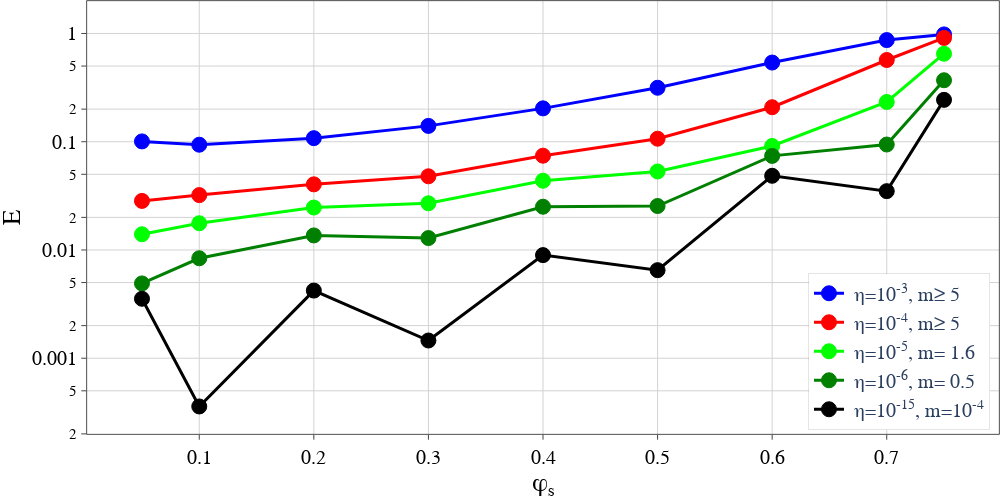

Notebook code cell kept with this figure:
### Code cell
lev = 9
list_x, list_y, list_names, list_colors, list_lines = [], [], [], [], []
xaxis='\u03c6<sub>s</sub>'
yaxis="E"
for i,et in enumerate(etas):
        list_x.append(phi)
        list_y.append(df[lev][et].values)
        
        m = min(np.round(np.sqrt(et)*2**lev,1), 5)
        if m == 5:
            nm = '≥ ' + str(m)
        else:
            nm = '= ' + str(m)
            
        if m  < 0.01:
            nm = '=10<sup>' + str(np.int(np.log10(np.sqrt(et)*2**lev))) + '</sup>'

        pw=np.log10(et)
        list_names.append(u" \u03B7=10<sup>" + str(int(pw))+'</sup>, m' + nm)
        list_lines.append('solid')
        

fn = 'fixed_level={}_E_vs_eta.pdf'.format(lev)
plot_graph(list_x, list_y, names=list_names, xtitle=xaxis, ytitle=yaxis, image_name=fn, \
               mode=['lines+markers']*10,\
               yrange=[-3.7,0.3],\
               dash=list_lines,\
               ylog=True,\
               width=1000, height=500, path=MYPATH + prefix ,  legend_orientation='v', showlegend=True,\
               yanchor='bottom', y0_anchor=0.01, xanchor='right', x0_anchor=0.99, legborderlinesize=0.1)

### Figure 1 — Plotly figure (JSON) as saved in the notebook; plotly's stock layout.template omitted (floating-point values rounded to 4 significant figures)
{"data": [{"line": {"color": "blue", "dash": "solid", "width": 3}, "marker": {"line": {"color": "blue", "width": 1}, "size": 15, "symbol": "circle"}, "mode": "lines+markers", "name": " η=10<sup>-3</sup>, m≥ 5", "textfont": {"color": "LightSeaGreen", "family": "Times New Roman", "size": 20}, "type": "scatter", "x": [0.05, 0.1, 0.2, 0.3, 0.4, 0.5, 0.6, 0.7, 0.75], "y": [0.1007, 0.09384, 0.1079, 0.1401, 0.2033, 0.3151, 0.5387, 0.8689, 0.9806]}, {"line": {"color": "red", "dash": "solid", "width": 3}, "marker": {"line": {"color": "red", "width": 1}, "size": 15, "symbol": "circle"}, "mode": "lines+markers", "name": " η=10<sup>-4</sup>, m≥ 5", "textfont": {"color": "LightSeaGreen", "family": "Times New Roman", "size": 20}, "type": "scatter", "x": [0.05, 0.1, 0.2, 0.3, 0.4, 0.5, 0.6, 0.7, 0.75], "y": [0.0284, 0.03213, 0.04039, 0.04792, 0.07432, 0.1066, 0.2083, 0.5688, 0.91]}, {"line": {"color": "hsv(120,100,100)", "dash": "solid", "width": 3}, "marker": {"line": {"color": "hsv(120,100,100)", "width": 1}, "size": 15, "symbol": "circle"}, "mode": "lines+markers", "name": " η=10<sup>-5</sup>, m= 1.6", "textfont": {"color": "LightSeaGreen", "family": "Times New Roman", "size": 20}, "type": "scatter", "x": [0.05, 0.1, 0.2, 0.3, 0.4, 0.5, 0.6, 0.7, 0.75], "y": [0.01397, 0.01766, 0.02466, 0.027, 0.04362, 0.0531, 0.0914, 0.2329, 0.6501]}, {"line": {"color": "green", "dash": "solid", "width": 3}, "marker": {"line": {"color": "green", "width": 1}, "size": 15, "symbol": "circle"}, "mode": "lines+markers", "name": " η=10<sup>-6</sup>, m= 0.5", "textfont": {"color": "LightSeaGreen", "family": "Times New Roman", "size": 20}, "type": "scatter", "x": [0.05, 0.1, 0.2, 0.3, 0.4, 0.5, 0.6, 0.7, 0.75], "y": [0.00491, 0.008385, 0.01363, 0.01289, 0.02509, 0.02548, 0.07399, 0.0942, 0.3696]}, {"line": {"color": "black", "dash": "solid", "width": 3}, "marker": {"line": {"color": "black", "width": 1}, "size": 15, "symbol": "circle"}, "mode": "lines+markers", "name": " η=10<sup>-15</sup>, m=10<sup>-4</sup>", "textfont": {"color": "LightSeaGreen", "family": "Times New Roman", "size": 20}, "type": "scatter", "x": [0.05, 0.1, 0.2, 0.3, 0.4, 0.5, 0.6, 0.7, 0.75], "y": [0.003541, 0.0003584, 0.004215, 0.001458, 0.008963, 0.006512, 0.04843, 0.03496, 0.2436]}], "layout": {"autosize": false, "font": {"family": "Times New Roman", "size": 20}, "height": 500, "legend": {"bgcolor": "White", "bordercolor": "Black", "borderwidth": 0.1, "orientation": "v", "x": 0.99, "xanchor": "right", "y": 0.01, "yanchor": "bottom"}, "margin": {"b": 0, "l": 0, "pad": 0.1, "r": 0, "t": 0}, "paper_bgcolor": "rgba(255, 255, 255, 1)", "plot_bgcolor": "rgba(255, 255, 255, 1)", "showlegend": true, "width": 1000, "xaxis": {"automargin": true, "gridcolor": "lightgrey", "gridwidth": 1, "linecolor": "black", "linewidth": 0.7, "mirror": true, "range": [[0.05, 0.05, 0.05, 0.05, 0.05], [0.75, 0.75, 0.75, 0.75, 0.75]], "showline": true, "side": "bottom", "tickangle": 0, "tickfont": {"color": "black", "family": "Times New Roman", "size": 20}, "ticks": "outside", "title": {"font": {"color": "black", "family": "Times New Roman", "size": 25}, "text": "φ<sub>s</sub>"}}, "yaxis": {"automargin": true, "gridcolor": "lightgrey", "gridwidth": 1, "linecolor": "black", "linewidth": 0.7, "mirror": true, "range": [-3.7, 0.3], "showline": true, "side": "left", "tickangle": 0, "tickfont": {"color": "black", "family": "Times New Roman", "size": 20}, "ticks": "outside", "title": {"font": {"color": "black", "family": "Times New Roman", "size": 25}, "text": "E"}, "type": "log"}}}
